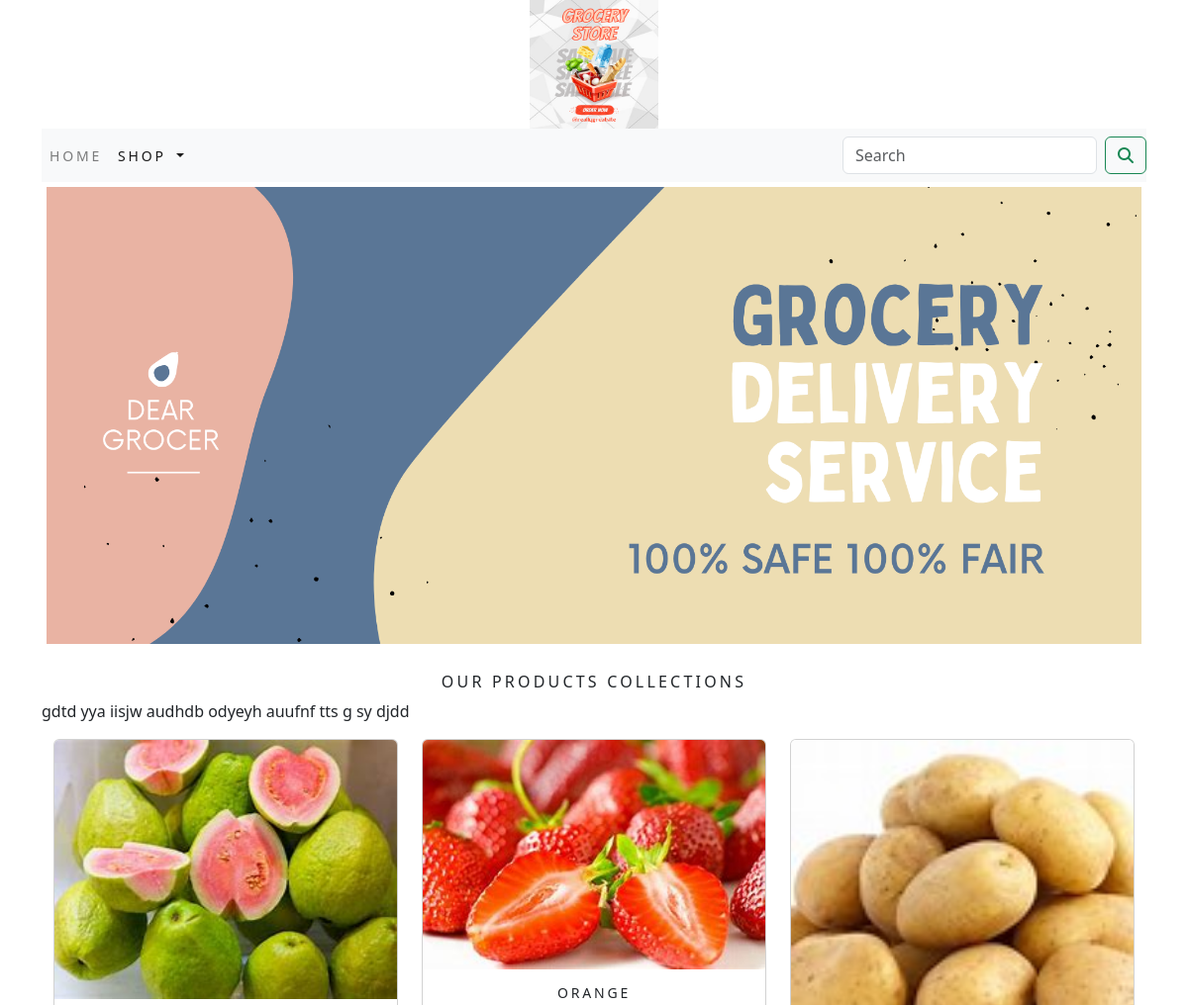
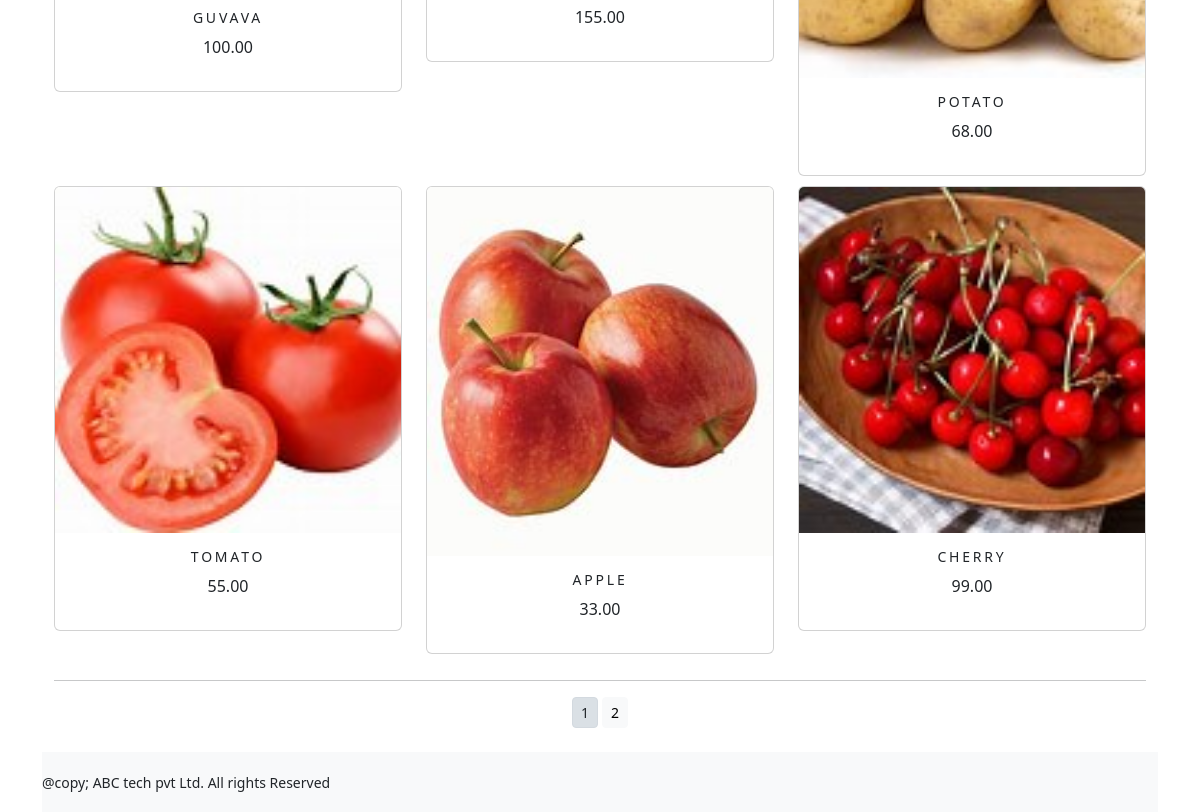
The app's page /shop/ with its own data (2 pictures, top to bottom).
### shop/models.py (models this page shows, shortened)
class Product(models.Model):
    name=models.CharField(max_length=250,unique=True)
    slug=models.SlugField(max_length=250,unique=True)
    description=models.TextField(blank=True)
    price=models.DecimalField(max_digits=10,decimal_places=2)
    category=models.ForeignKey(Category,on_delete=models.CASCADE)
    image=models.ImageField(upload_to='product',blank=True)
    stock=models.IntegerField()
    available=models.BooleanField(default=True)
    created=models.DateTimeField(auto_now_add=True)
    updated=models.DateTimeField(auto_now=True)
    def get_url(self):
        return reverse('shop:prodCatdetail',args=[self.category.slug,self.slug])
    class Meta:
        ordering=('name',)
        verbose_name='product'
        verbose_name_plural='products'

### shop/views.py (the view)
# urls.py: path('',views.allProdCat,name='allProdCat'),
def allProdCat(request,c_slug=None):
    c_page=None
    products_list=None
    if c_slug!=None:
        c_page=get_object_or_404(Category,slug=c_slug)
        products_list=Product.objects.all().filter(category=c_page,available=True)
    else:
        products_list=Product.objects.all().filter(available=True)
    paginator=Paginator(products_list,6)
    try:
        page=int(request.GET.get('page','1'))
    except:
        page=1
    try:
        products=paginator.page(page)
    except(EmptyPage,InvalidPage):
        products=paginator.page(paginator.num_pages)
    return render(request,"category.html",{'category':c_page,'products':products})

### cart/context_processors.py (called while the page is built)
def counter(request):
    item_count=0
    if 'admin' in request.path:
        return{}
    else:
        try:
            cart=Cart.objects.filter(cart_id=_cart_id(request))
            car_items=CartItem.objects.all().filter(cart=cart[:1])
            for cart_item in car_items:
                item_count += cart_item.quantity
        except Cart.DoesNotExist:
            item_count =0
    return dict(item_count=item_count)

### cart/views.py (called while the page is built)
def _cart_id(request):
    cart=request.session.session_key
    if not cart:
        cart=request.session.create()
    return cart

### shop/context_processors.py (called while the page is built)
def menu_links(request):
    links=Category.objects.all()
    return dict(links=links)

### shop/models.py (called while the page is built)
    def get_url(self):
        return reverse('shop:product_by_category',args=[self.slug])

### template/category.html (shortened to what this page needs)
{% extends 'base.html' %}
{% load static %}
{% block content %}
<div class="mx_auto">
    {% if category %}
    <img class="my_image" src="{{category.image.url}}" alt="{{category.name}}">
</div>
<br>
<div>
    <h1 class="text-center my_title">{{category.name}}</h1>
    <p class="text-justify">{{category.description}}</p>
</div>
{% else %}
<div>
    <img class="my_image my_image_padding" src="{% static 'img/banner.png'%}" alt="our products" width="1250px;">
</div>
<br>
<div>
    <h1 class="text-center my_title">Our products collections</h1>
    <p class="text-justify">gdtd yya iisjw audhdb odyeyh auufnf tts g sy djdd</p>
</div>
{% endif %}
<div class="container">
    <div class="row mx_auto">
        {% for product in products.object_list %}
        <div class="my_bottom_margin col-9 col-sm-12 col-md-4 xol-lg-4">
            <div class="card text-center" style="min-width: 18rem;">
                <a href="{{product.get_url}}"><img class="card-img-top my_image" src="{{product.image.url}}" alt="{{product.name}}"></a>
                <div class="card-body">
                    <h4>{{product.name}}</h4>
                    <p>{{product.price}}</p>
                </div>
            </div>
        </div>
        {% endfor %}
    </div>
    <div class="mx_auto">
        {% if products.paginator.num_pages > 1 %}
        <hr>
        <div class="text-center">
            {% for pg in products.paginator.page_range %}
            <a href="?page={{pg}}" class="btn btn-light btn-sm {% if products.number == pg %} active {% endif %}" >{{pg}}</a>
            {% endfor %}
        </div>
        {% endif %}
    </div>
    <br>
</div>
{% endblock %}

### template/base.html (shortened to what this page needs)
{% load static %}
<!DOCTYPE html>
<html lang="en">
<head>
    <link rel="stylesheet" href="{% static 'css/custom.css'%}">
    <link rel="stylesheet" href="{% static 'css/bootstrap.min.css' %}">
    <link href="https://cdn.jsdelivr.net/npm/bootstrap@5.3.0-alpha3/dist/css/bootstrap.min.css" rel="stylesheet">
</head>
<body>
<div class="container">
    {% include 'header.html'%}
    {% include 'navbar.html' %}
    {% block content %}
    {% endblock %}
</div>
{% include 'footer.html' %}
  </body>
</body>
</html>

### template/header.html
{% load static %}
<header>
  <center>
    <a href="{% url 'shop:allProdCat' %}"></a><img src="{% static 'img/logo.png' %}" alt="logimage" width="130px;" height="130px;">
  </center>
</header>

### template/navbar.html (shortened to what this page needs)
<nav class="navbar navbar-expand-lg navbar-light bg-light">
  <div class="collapse navbar-collapse" id="navbarSupportedContent">
    <ul class="navbar-nav mr-auto">
      <li class="nav-item">
        <a class="nav-link" href="#">Home</a>
      </li>
      <li class="nav-item dropdown {% if 'shop' in request.path %} active {% endif %}">
        <a class="nav-link dropdown-toggle" href="#" id="navbarDropdown" role="button" data-toggle="dropdown" aria-haspopup="true" aria-expanded="false">
          Shop
        </a>
      </li>
    </ul>
    <form class="d-flex" action="{% url 'search_app:SearchResult' %}" method="get">
      <input class="form-control mr-sm-2" type="search" placeholder="Search" name="q" aria-label="Search">
      <button class="btn btn-outline-success my-2 my-sm-0" type="submit"><i class="fa fa-search"></i>
</button>
    </form>
  </div>
</nav>

### template/footer.html
<div class="footer -fixed-bottom my_footer">
  <p class="text center">@copy; ABC tech pvt Ltd. All rights Reserved</p>
</div>

### static/css/custom.css (style rules this page uses)
body { font-family: 'Roboto',sans-serif; }
.nav-item { letter-spacing :.2em; font-size :14px; text-transform:uppercase; }
.my_footer p { padding-top :20px; font-size :14px; }
.my_footer { background-color :#f8f9fa; height :60px; }
.my_image { width :100%; height :auto; }
.my_title { font-size :16px; text-transform :uppercase; letter-spacing :.2em; }
.my_image_padding { padding :5px; }
.my_bottom_margin { margin-bottom:10px; }
.card-body h4 { font-size :14px; text-transform :uppercase; letter-spacing :.2em; }

### records on screen
Product: image (picture), name "GUVAVA", price "100.00"
Product: image (picture), name "ORANGE", price "155.00"
Product: image (picture), name "POTATO", price "68.00"
Product: image (picture), name "TOMATO", price "55.00"
Product: image (picture), name "APPLE", price "33.00"
Product: image (picture), name "CHERRY", price "99.00"

### other values on screen
{{ pg }} "1" "2"
